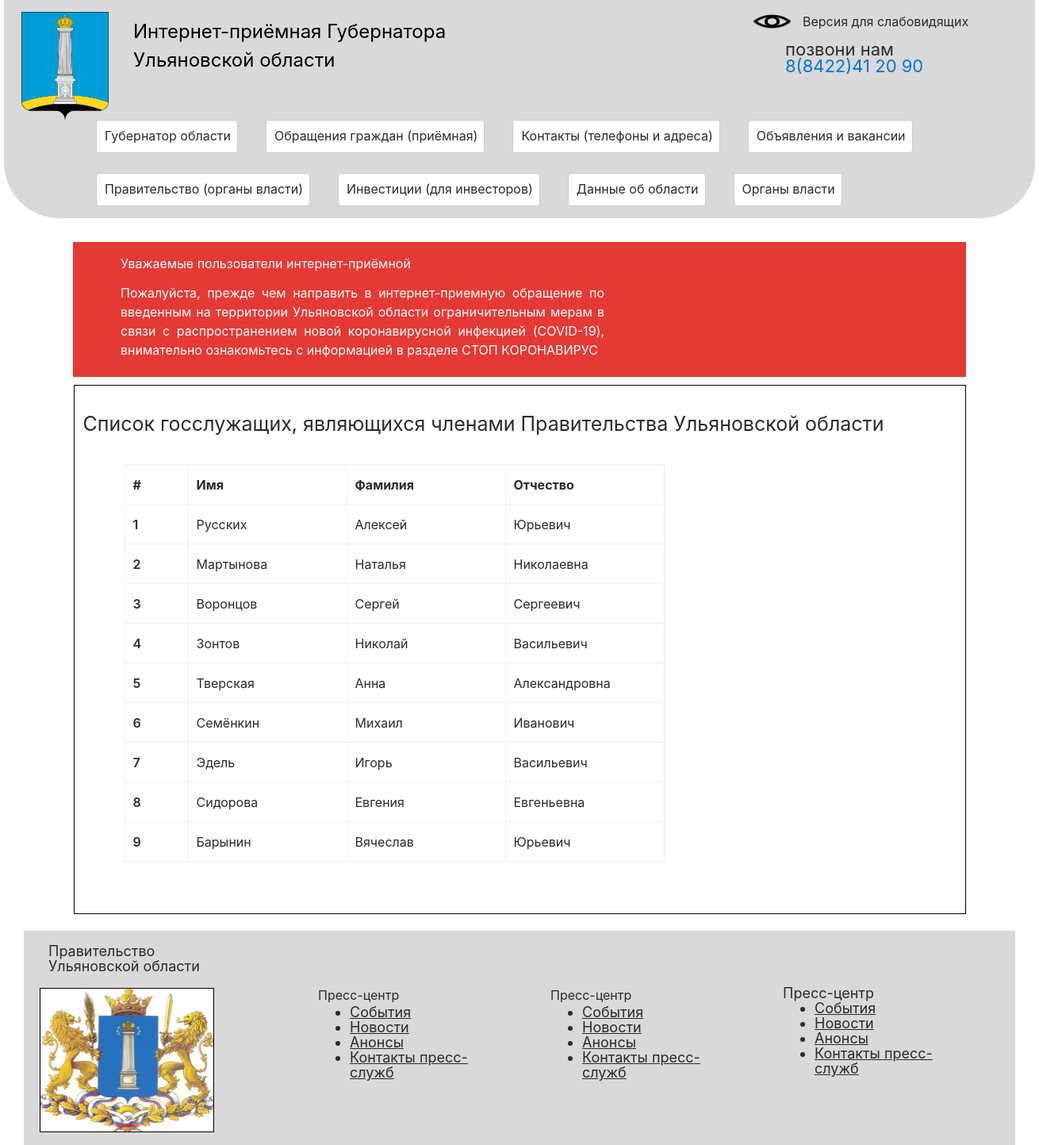
Page /list/ on the committed database.
### main/models.py (models this page shows, shortened)
class GovernmentEmployee(models.Model):
    id = models.IntegerField('ID', primary_key=True)
    first_name = models.CharField('Имя', max_length=255)
    last_name = models.CharField('Фамилия', max_length=255)
    surname = models.CharField('Отчество', max_length=255)
    class Meta:
        verbose_name = 'Госслужащий'
        verbose_name_plural = 'Госслужащие'

### main/views.py (the view)
# urls.py: path('list/', ListPage, name='list_page'),
def ListPage(request):
    gov_employee_list = GovernmentEmployee.objects.all()
    return render(request, 'list.html', context={'gov_employee_list': gov_employee_list})

### main/templates/list.html
{% extends 'base.html' %}
{% block content %}
<Main class="mainContent">
    <p class="nameOfMainContent">Список госслужащих, являющихся членами Правительства Ульяновской области</p>
    <table id="testTable" class="table-bordered tableParams" cellpadding="10px">
      <tr class="thead tbody">
        <th>#</th><th>Имя</th><th>Фамилия</th><th>Отчество</th>
      </tr>
      <tbody id="alex">
      {% for employee in gov_employee_list %}
        <tr>
          <td>{{ employee.id }}</td>
          <td>{{ employee.last_name }}</td>
          <td>{{ employee.first_name }}</td>
          <td>{{ employee.surname }}</td>
        </tr>
      {% endfor %}
      </tbody>
    </table>
</Main>
{% endblock %}

### templates/base.html (shortened to what this page needs)
{% load static %}
{% get_static_prefix as STATIC_URL %}
<!DOCTYPE html>
<html lang="en">
<head>
    <link rel="stylesheet" href="{% static 'css/MainPageStyles.css' %}" type="text/css" />
    <link rel="stylesheet" href="{% static 'css/bootstrap.css' %}" type="text/css">
</head>
<body>
<div>
  <Header class="rectangle">
    <div style="display: flex;">
      <img class="logoOfSite" src="/static/img/ulyanovsk_logo.png">
      <div class="nameOfSite">Интернет-приёмная Губернатора Ульяновской области</div>
      <div class="rightSmallContainerFooter">
        <div class="visuallyImparedContainer">
          <img class="comparedVisibilityImage" src="/static/img/Vector.png">
          <div class="comparedVisionText">Версия для слабовидящих</div>
        </div>
        <div class="callUsContainer">
          <div class="callUs">позвони нам</div>
          <div class="callUsNumber"><a href="tel:+78422412090">8(8422)41 20 90</a></div>
        </div>
      </div>
    </div>
    <div class="menuList">
      <div class="firstMenuHalf">
        <div class="btn-secondary menuListButton">Губернатор области</div>
        <div class="btn-secondary menuListButton">Обращения граждан (приёмная)</div>
        <div class="btn-secondary menuListButton">Контакты (телефоны и адреса)</div>
        <div class="btn-secondary menuListButton">Объявления и вакансии</div>
      </div>
      <div class="secondMenuHalf">
        <div class="btn-secondary menuListButton">Правительство  (органы власти)</div>
        <div class="btn-secondary menuListButton">Инвестиции (для инвесторов)</div>
        <div class="btn-secondary menuListButton">Данные об области</div>
        <div class="btn-secondary menuListButton">Органы власти</div>
      </div>
    </div>
  </Header>
  <div class="notificationBar">
    <div class="dearViewers">Уважаемые пользователи интернет-приёмной</div>
    <div class="mainNotification">Пожалуйста, прежде чем направить в интернет-приемную обращение по
        введенным на территории Ульяновской области ограничительным мерам в связи с распространением
        новой коронавирусной инфекцией (COVID-19), внимательно ознакомьтесь с информацией в разделе СТОП КОРОНАВИРУС
    </div>
  </div>
    {% block content %}
    {% endblock %}
  <Footer class="footer">
      <div style="margin-right: 65px;">
        <div class="footerTitle">Правительство Ульяновской области</div>
        <img class="gerb_ul" src="/static/img/gerb_uo_2%201.png">
      </div>
      <div class="footerTextContainer">
        <div class="smallColumnContainer">
          <div>Пресс-центр</div>
          <ul>
            <li class="liItem">События</li>
            <li class="liItem">Новости</li>
            <li class="liItem">Анонсы</li>
            <li class="liItem">Контакты пресс-служб</li>
          </ul>
        </div>
        <div class="smallColumnContainer">
          <div>Пресс-центр</div>
          <ul>
            <li class="liItem">События</li>
            <li class="liItem">Новости</li>
            <li class="liItem">Анонсы</li>
            <li class="liItem">Контакты пресс-служб</li>
          </ul>
        </div>
        <div class="smallColumnContainer">
          <div class="columnName">Пресс-центр</div>
          <ul>
            <li class="liItem">События</li>
            <li class="liItem">Новости</li>
            <li class="liItem">Анонсы</li>
            <li class="liItem">Контакты пресс-служб</li>
          </ul>
        </div>
      </div>
  </Footer>
</div>
</body>
</html>

### static/css/MainPageStyles.css (style rules this page uses)
.rectangle { height: 275px; width: 1300px; border-bottom-left-radius: 70px; border-bottom-right-radius: 70px; background-color: #D9D9D9; margin: auto; margin-bottom: 30px; }
.logoOfSite { width: 110px; height: 136px; margin-top: 15px; margin-left: 22px; }
.nameOfSite { font-family: inter; width: 415px; height: 56px; font-size: 24px; color: black; margin-left: 31px; margin-top: 22px; }
.callUs { font-family: inter; font-size: 22px; width: 175px; font-weight: 400; line-height: 21px; font-style: normal; }
.callUsNumber { font-size: 22px; text-decoration: none; !important; font-weight: 400; line-height: 21px; font-style: normal; color: #1d1e1f; }
.notificationBar { margin: auto; width: 1126px; height: 170px; background-color: #E53935; }
.dearViewers { font-size: 16px; color: #FFFFFF; margin-left: 60px; padding-top: 15px; }
.mainNotification { width: 610px; font-size: 16px; color: #FFFFFF; margin-left: 60px; margin-top: 13px; text-align: justify; }
.mainContent { width: 1125px; border: 1px solid black; margin: auto; margin-top: 10px; margin-bottom: 21px; }
.footer { display: flex; width: 1250px; height: 270px; background-color: #d9d9d9; margin: auto; }
.gerb_ul { width: 220px; height: 182px; margin-left: 20px; }
.footerTitle { width: 200px; height: 50px; font-size: 18px; font-weight: 400; line-height: 19px; margin-left: 31px; margin-top: 16px; margin-bottom: 6px; }
.comparedVisibilityImage { width: 47px; height: 18px; margin-right: 15px; }
.menuList { margin-left: 116px }
.menuListButton { border: 1px solid #CCCCCC; border-radius: 4px; padding: 7px 8px 9px 10px; margin-right: 35px; cursor: pointer; }
.comparedVisionText { font-style: normal; font-weight: 400; font-size: 16px; line-height: 19px; }
.footerTextContainer { display: flex; margin-left: 66px; margin-top: 69px }
.smallColumnContainer { margin-right: 66px }
.liItem { font-style: normal; font-weight: 400; font-size: 18px; line-height: 19px; text-decoration: underline; }
.columnName { font-style: normal; font-weight: 400; font-size: 18px; line-height: 19px; }
.nameOfMainContent { font-style: normal; font-weight: 400; font-size: 25px; line-height: 21px; margin-top: 38px; margin-left: 11px; margin-bottom: 40px; }
tr td { width: 80px; height: 50px; }
td, th:not(:first-child) { width: 200px; height: 50px; }
td:first-child { font-weight: 600; }
.rightSmallContainerFooter { flex-direction: column; margin-left: 367px; margin-top: 18px }
.visuallyImparedContainer { display: flex; margin-bottom: 15px; }
.callUsContainer { margin-left: 40px; }
.firstMenuHalf { display: flex; margin-bottom: 25px; }
.secondMenuHalf { display: flex; margin-bottom: 25px; }
.tableParams { margin-left: 63px; margin-bottom: 65px; }
a { color: black; text-decoration: none; }

### rows in the picture
GovernmentEmployee: id "1", last_name "Русских", first_name "Алексей", surname "Юрьевич"
GovernmentEmployee: id "2", last_name "Мартынова", first_name "Наталья", surname "Николаевна"
GovernmentEmployee: id "3", last_name "Воронцов", first_name "Сергей", surname "Сергеевич"
GovernmentEmployee: id "4", last_name "Зонтов", first_name "Николай", surname "Васильевич"
GovernmentEmployee: id "5", last_name "Тверская", first_name "Анна", surname "Александровна"
GovernmentEmployee: id "6", last_name "Семёнкин", first_name "Михаил", surname "Иванович"
GovernmentEmployee: id "7", last_name "Эдель", first_name "Игорь", surname "Васильевич"
GovernmentEmployee: id "8", last_name "Сидорова", first_name "Евгения", surname "Евгеньевна"
GovernmentEmployee: id "9", last_name "Барынин", first_name "Вячеслав", surname "Юрьевич"
